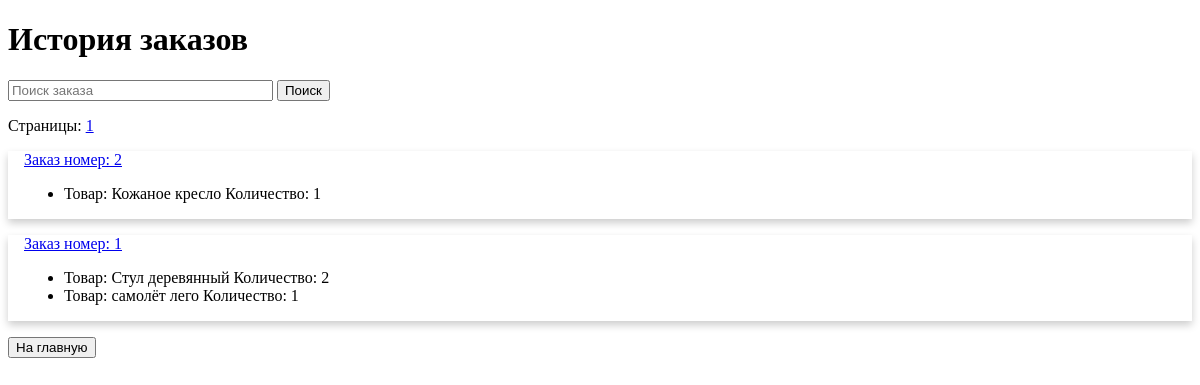
Page /buy/orders/2 (signed in) on the committed database.
### app/models/product.py (models this page shows)
class ProductModel(Base):
    __tablename__ = 'products'
    __table_args__ = {'keep_existing': True}
    id = Column(INTEGER, primary_key=True)
    name = Column(String, index=True)
    description = Column(String)
    item_number = Column(String)
    price = Column(DOUBLE)
    count = Column(INTEGER)
    is_active = Column(BOOLEAN, default=True)
    category_id = Column(INTEGER, ForeignKey('categories.id', ondelete='CASCADE'), nullable=False)
    action = Column(BOOLEAN, default=False)
    img = Column(String)
    category = relationship('Categories', back_populates='product')
    used_buy = relationship(
        'BuyerProd',
        back_populates='product',
        cascade='save-update, merge, delete, delete-orphan',
        passive_deletes=True,
    )

### app/routers/buy.py (the view)
@buy_router.get('/orders/{user_id}')
async def orders_get(request: Request, db: Annotated[Session, Depends(get_db)], user_id: int = -1, number: str = '',
                     page: str = '', user=Depends(get_current_user)):
    info = {'request': request, 'title': 'История заказов'}
    if page == '':
        page = 0
    else:
        page = int(page)
    if user is None:
        return RedirectResponse(f'/main', status_code=status.HTTP_303_SEE_OTHER)
    if not any((user.is_staff, user.admin)) and user.id != user_id:
        return RedirectResponse(f'/main', status_code=status.HTTP_303_SEE_OTHER)
    if number != '':
        buy_prods = db.scalars(select(BuyerProd).where((BuyerProd.user_id == user_id) &
                                                       (BuyerProd.id_operation == number))).all()
    else:
        buy_prods = db.scalars(select(BuyerProd).where(BuyerProd.user_id == user_id).
                               order_by(BuyerProd.id_operation.desc())).all()
    if buy_prods is not None:
        orders = get_orders_by_list(list(buy_prods))
        info['orders'], info['service'] = pagination(orders, page, 4)
    else:
        info['empty'] = True
    return templates.TemplateResponse('order_list_page.html', info)

### app/templates/buy/order_list_page.html (shortened to what this page needs)
<!DOCTYPE html>
<html lang="en">
<head>
    <link href="{{ url_for('static', path='/style.css') }}" rel="stylesheet">
    <link href="{{ url_for('static', path='/list.css') }}" rel="stylesheet">
</head>
<body>
        <h1> {{title}}  </h1>
        <form>
            <input type="search" id="mySearch" name="number" placeholder="Поиск заказа" size="30" />
            <button>Поиск</button>
            </form>
            {% if orders %}
                {% if service %}
                    <p> Страницы:
                        {% for i in service['pages'] %}
                            <a href="?page={{i}}">{{i+1}}</a>
                        {% endfor %}
                        </p>
                {% endif %}
                {% for order in orders %}
                    <div class ='row'>
                        <div class="card">
                            <div class="container">
                                <a href="/buy/orders/number/{{order.number}}"> Заказ номер: {{order.number}} </a>
                                    <ul>
                                        {% for item in order.data_prods %}
                                            <li> Товар: {{item['product'].name}}
                                                 Количество: {{item['count']}}
                                            </li>
                                        {% endfor %}
                                    </ul>
                            </div>
                        </div>
                    </div>
                {% endfor %}
            {% endif %}
        <p><a href="\main"><button>На главную</button></a></p>
</body>
</html>

### app/static/list.css (style rules this page uses)
html { box-sizing: border-box; }
*, *:before, *:after { box-sizing: inherit; }
.card { box-shadow: 0 4px 8px 0 rgba(0, 0, 0, 0.2); }
.container { padding: 0 16px; }
.container::after, .row::after { content: ""; clear: both; display: table; }

### rows in the picture
ProductModel: product.name "Кожаное кресло"
ProductModel: product.name "Стул деревянный"
ProductModel: product.name "самолёт лего"

### other values in the picture
{{ title }} "История заказов"
{{ i+1 }} "1"
{{ order.number }} "2" "1"
{{ item['count'] }} "1" "2" "1"
